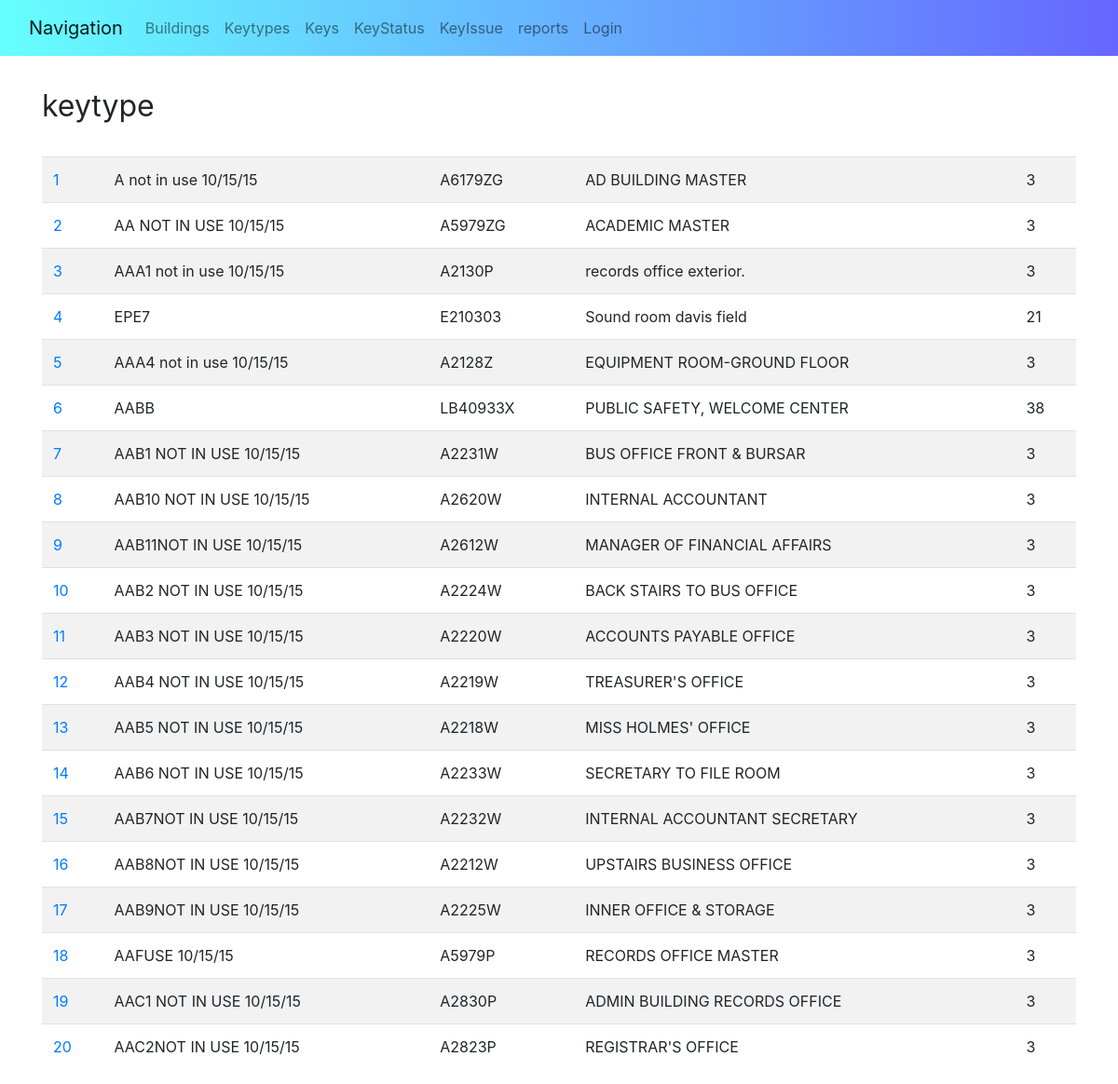
The app's page /keys/keytypes/, older data.
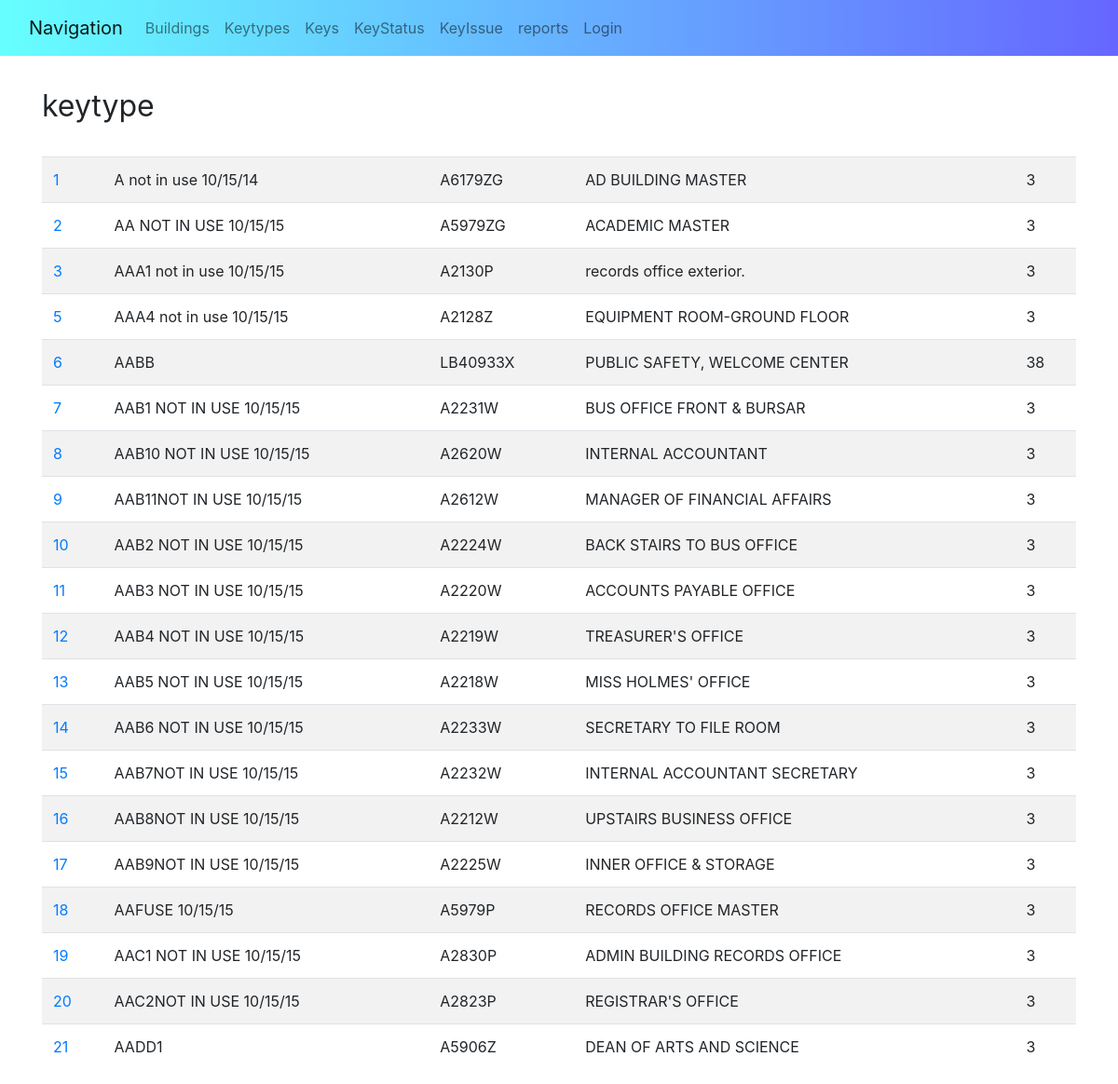
The same page, newer data.
### keys/models.py (models this page shows, shortened)
class keytype(models.Model):
    identifier = models.CharField(max_length=255, unique=True)
    code = models.CharField(max_length=255, null=False)
    manu_info = models.CharField(max_length=255, null=False)
    description = models.CharField(max_length=255, null=True)
    building_id = models.ForeignKey(building, on_delete=models.SET_NULL, blank=True, null=True)

class building(models.Model):
    identifier = models.CharField(max_length=255, unique=True)
    name = models.CharField(max_length=100, null=False)
    code = models.CharField(max_length=6, null=False)
    is_residential = models.BooleanField(null=False)
    is_inactive = models.BooleanField(null=False)
    version = models.IntegerField(null=True)

### keys/views/keytype_views.py (the view)
class keytypeListView(ListView):
    model = keytype
    template_name = "keys/keytype_list.html"
    paginate_by = 20
    context_object_name = "keytype_list"
    allow_empty = True
    page_kwarg = 'page'
    paginate_orphans = 0
    def __init__(self, **kwargs):
        super(keytypeListView, self).__init__(**kwargs)
    def dispatch(self, *args, **kwargs):
        return super(keytypeListView, self).dispatch(*args, **kwargs)
    def get(self, request, *args, **kwargs):
        return super(keytypeListView, self).get(request, *args, **kwargs)
    def get_queryset(self):
        return super(keytypeListView, self).get_queryset()
    def get_allow_empty(self):
        return super(keytypeListView, self).get_allow_empty()
    def get_context_data(self, *args, **kwargs):
        ret = super(keytypeListView, self).get_context_data(*args, **kwargs)
        return ret
    def get_paginate_by(self, queryset):
        return super(keytypeListView, self).get_paginate_by(queryset)
    def get_context_object_name(self, object_list):
        return super(keytypeListView, self).get_context_object_name(object_list)
    def paginate_queryset(self, queryset, page_size):
        return super(keytypeListView, self).paginate_queryset(queryset, page_size)
    def get_paginator(self, queryset, per_page, orphans=0, allow_empty_first_page=True):
        return super(keytypeListView, self).get_paginator(queryset, per_page, orphans=0, allow_empty_first_page=True)
    def render_to_response(self, context, **response_kwargs):
        return super(keytypeListView, self).render_to_response(context, **response_kwargs)
    def get_template_names(self):
        return super(keytypeListView, self).get_template_names()

### keys/templates/keys/keytype_list.html (shortened to what this page needs)
{% extends "keys/keytype_base.html" %}
{% block content %}
    <div class = "container margin">
        <div class = "margin">
            <a class = "main-header">keytype</a> &emsp; &nbsp;
        </div>
        <table class="table table-striped table-responsive-md table-hover margin">
        {% for keytype in keytype_list %}
            <tr>
                <td><a href={% url "keys:keytype_detail" keytype.pk %}>{{ keytype.identifier }}</a></td>
                <td><a>{{ keytype.code }}</a></td>
                <td><a>{{ keytype.manu_info }}</a></td>
                <td><a>{{ keytype.description }}</a></td>
                <td><a>{{ keytype.building_id.identifier}}</a></td>
            </tr>
        {% empty %}
            <li>No keytypes yet.</li>
        {% endfor %}
        </table>
    </div>
{% endblock %}

Row changes from the older to the newer data that the page shows:
removed keytype: identifier "4", code "EPE7", manu_info "E210303", description "Sound room davis field", building_id.identifier "21"
changed keytype "A6179ZG": code "A not in use 10/15/15" → "A not in use 10/15/14"
now on this page (row unchanged): keytype: identifier "21", code "AADD1", manu_info "A5906Z", description "DEAN OF ARTS AND SCIENCE", building_id.identifier "3"
